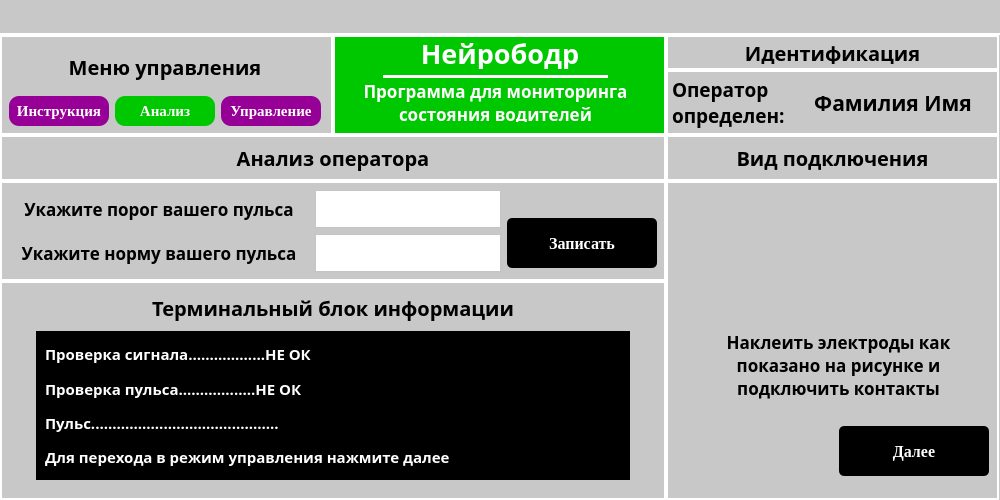
<?xml version="1.0" encoding="UTF-8"?>
<ui version="4.0">
 <class>MainWindow</class>
 <widget class="QMainWindow" name="MainWindow">
  <property name="geometry">
   <rect>
    <x>0</x>
    <y>0</y>
    <width>1000</width>
    <height>500</height>
   </rect>
  </property>
  <property name="windowTitle">
   <string>MainWindow</string>
  </property>
  <widget class="QWidget" name="centralwidget">
   <layout class="QVBoxLayout" name="verticalLayout">
    <property name="spacing">
     <number>0</number>
    </property>
    <property name="leftMargin">
     <number>0</number>
    </property>
    <property name="topMargin">
     <number>0</number>
    </property>
    <property name="rightMargin">
     <number>0</number>
    </property>
    <property name="bottomMargin">
     <number>0</number>
    </property>
    <item>
     <widget class="QWidget" name="widget" native="true">
      <property name="minimumSize">
       <size>
        <width>0</width>
        <height>35</height>
       </size>
      </property>
      <property name="maximumSize">
       <size>
        <width>16777215</width>
        <height>35</height>
       </size>
      </property>
      <property name="styleSheet">
       <string notr="true">* {background-color: rgb(200,200,200);} #widget { border-bottom: 2px solid white}</string>
      </property>
      <layout class="QGridLayout" name="gridLayout">
       <property name="leftMargin">
        <number>965</number>
       </property>
       <property name="topMargin">
        <number>0</number>
       </property>
       <property name="rightMargin">
        <number>0</number>
       </property>
       <property name="bottomMargin">
        <number>5</number>
       </property>
       <property name="spacing">
        <number>0</number>
       </property>
       <item row="0" column="0">
        <widget class="QLabel" name="close">
         <property name="minimumSize">
          <size>
           <width>30</width>
           <height>30</height>
          </size>
         </property>
         <property name="maximumSize">
          <size>
           <width>30</width>
           <height>30</height>
          </size>
         </property>
         <property name="text">
          <string/>
         </property>
         <property name="pixmap">
          <pixmap>../photos/nook.png</pixmap>
         </property>
         <property name="scaledContents">
          <bool>true</bool>
         </property>
        </widget>
       </item>
      </layout>
     </widget>
    </item>
    <item>
     <widget class="QWidget" name="widget_2" native="true">
      <property name="styleSheet">
       <string notr="true">background-color: rgb(200,200,200)</string>
      </property>
      <layout class="QVBoxLayout" name="verticalLayout_2">
       <property name="spacing">
        <number>0</number>
       </property>
       <property name="leftMargin">
        <number>0</number>
       </property>
       <property name="topMargin">
        <number>0</number>
       </property>
       <property name="rightMargin">
        <number>0</number>
       </property>
       <property name="bottomMargin">
        <number>0</number>
       </property>
       <item>
        <widget class="QWidget" name="widget_3" native="true">
         <property name="minimumSize">
          <size>
           <width>0</width>
           <height>100</height>
          </size>
         </property>
         <property name="maximumSize">
          <size>
           <width>16777215</width>
           <height>100</height>
          </size>
         </property>
         <property name="styleSheet">
          <string notr="true">widget_3 {border: 2px solid white}</string>
         </property>
         <layout class="QGridLayout" name="gridLayout_8">
          <property name="leftMargin">
           <number>0</number>
          </property>
          <property name="topMargin">
           <number>0</number>
          </property>
          <property name="rightMargin">
           <number>0</number>
          </property>
          <property name="bottomMargin">
           <number>0</number>
          </property>
          <property name="spacing">
           <number>0</number>
          </property>
          <item row="0" column="1" rowspan="2">
           <widget class="QWidget" name="widget_6" native="true">
            <property name="minimumSize">
             <size>
              <width>333</width>
              <height>100</height>
             </size>
            </property>
            <property name="maximumSize">
             <size>
              <width>333</width>
              <height>100</height>
             </size>
            </property>
            <property name="styleSheet">
             <string notr="true">* {background-color: rgb(0,200,0)} #widget_6 {border: 2px solid white}</string>
            </property>
            <widget class="QLabel" name="label_5">
             <property name="geometry">
              <rect>
               <x>70</x>
               <y>3</y>
               <width>194</width>
               <height>31</height>
              </rect>
             </property>
             <property name="minimumSize">
              <size>
               <width>0</width>
               <height>0</height>
              </size>
             </property>
             <property name="maximumSize">
              <size>
               <width>16777215</width>
               <height>50</height>
              </size>
             </property>
             <property name="font">
              <font>
               <family>Jura</family>
               <pointsize>20</pointsize>
               <weight>75</weight>
               <bold>true</bold>
              </font>
             </property>
             <property name="styleSheet">
              <string notr="true">color: white</string>
             </property>
             <property name="text">
              <string>Нейрободр</string>
             </property>
             <property name="scaledContents">
              <bool>false</bool>
             </property>
             <property name="alignment">
              <set>Qt::AlignCenter</set>
             </property>
             <property name="wordWrap">
              <bool>true</bool>
             </property>
            </widget>
            <widget class="QWidget" name="widget_11" native="true">
             <property name="geometry">
              <rect>
               <x>50</x>
               <y>40</y>
               <width>225</width>
               <height>3</height>
              </rect>
             </property>
             <property name="minimumSize">
              <size>
               <width>225</width>
               <height>3</height>
              </size>
             </property>
             <property name="maximumSize">
              <size>
               <width>225</width>
               <height>3</height>
              </size>
             </property>
             <property name="styleSheet">
              <string notr="true">background-color: white</string>
             </property>
            </widget>
            <widget class="QLabel" name="label_4">
             <property name="geometry">
              <rect>
               <x>7</x>
               <y>47</y>
               <width>311</width>
               <height>40</height>
              </rect>
             </property>
             <property name="font">
              <font>
               <family>Jura</family>
               <pointsize>13</pointsize>
               <weight>75</weight>
               <bold>true</bold>
              </font>
             </property>
             <property name="styleSheet">
              <string notr="true">color: white</string>
             </property>
             <property name="text">
              <string>Программа для мониторинга состояния водителей</string>
             </property>
             <property name="scaledContents">
              <bool>false</bool>
             </property>
             <property name="alignment">
              <set>Qt::AlignCenter</set>
             </property>
             <property name="wordWrap">
              <bool>true</bool>
             </property>
            </widget>
           </widget>
          </item>
          <item row="0" column="0" rowspan="2">
           <widget class="QWidget" name="widget_9" native="true">
            <property name="minimumSize">
             <size>
              <width>333</width>
              <height>100</height>
             </size>
            </property>
            <property name="maximumSize">
             <size>
              <width>333</width>
              <height>100</height>
             </size>
            </property>
            <property name="styleSheet">
             <string notr="true">#widget_9 {border: 2px solid white}</string>
            </property>
            <layout class="QGridLayout" name="gridLayout_10">
             <item row="0" column="0" colspan="3">
              <widget class="QLabel" name="label_9">
               <property name="font">
                <font>
                 <family>Jura</family>
                 <pointsize>15</pointsize>
                 <weight>75</weight>
                 <bold>true</bold>
                </font>
               </property>
               <property name="text">
                <string>Меню управления</string>
               </property>
               <property name="scaledContents">
                <bool>false</bool>
               </property>
               <property name="alignment">
                <set>Qt::AlignCenter</set>
               </property>
               <property name="wordWrap">
                <bool>true</bool>
               </property>
              </widget>
             </item>
             <item row="1" column="0">
              <widget class="QPushButton" name="pushButton_3">
               <property name="minimumSize">
                <size>
                 <width>100</width>
                 <height>30</height>
                </size>
               </property>
               <property name="maximumSize">
                <size>
                 <width>100</width>
                 <height>30</height>
                </size>
               </property>
               <property name="font">
                <font>
                 <family>Tinos</family>
                 <pointsize>11</pointsize>
                 <weight>75</weight>
                 <bold>true</bold>
                </font>
               </property>
               <property name="styleSheet">
                <string notr="true">background-color: rgb(150,0,150); color: white; border-radius: 10px</string>
               </property>
               <property name="text">
                <string>Инструкция</string>
               </property>
              </widget>
             </item>
             <item row="1" column="1">
              <widget class="QPushButton" name="pushButton_4">
               <property name="minimumSize">
                <size>
                 <width>100</width>
                 <height>30</height>
                </size>
               </property>
               <property name="maximumSize">
                <size>
                 <width>100</width>
                 <height>30</height>
                </size>
               </property>
               <property name="font">
                <font>
                 <family>Tinos</family>
                 <pointsize>11</pointsize>
                 <weight>75</weight>
                 <bold>true</bold>
                </font>
               </property>
               <property name="styleSheet">
                <string notr="true">background-color: rgb(0,200,0); color: white; border-radius: 10px</string>
               </property>
               <property name="text">
                <string>Анализ</string>
               </property>
              </widget>
             </item>
             <item row="1" column="2">
              <widget class="QPushButton" name="pushButton_5">
               <property name="minimumSize">
                <size>
                 <width>100</width>
                 <height>30</height>
                </size>
               </property>
               <property name="maximumSize">
                <size>
                 <width>100</width>
                 <height>30</height>
                </size>
               </property>
               <property name="font">
                <font>
                 <family>Tinos</family>
                 <pointsize>11</pointsize>
                 <weight>75</weight>
                 <bold>true</bold>
                </font>
               </property>
               <property name="styleSheet">
                <string notr="true">background-color: rgb(150,0,150); color: white; border-radius: 10px</string>
               </property>
               <property name="text">
                <string>Управление</string>
               </property>
              </widget>
             </item>
            </layout>
           </widget>
          </item>
          <item row="0" column="2">
           <widget class="QWidget" name="widget_12" native="true">
            <property name="minimumSize">
             <size>
              <width>333</width>
              <height>35</height>
             </size>
            </property>
            <property name="maximumSize">
             <size>
              <width>333</width>
              <height>35</height>
             </size>
            </property>
            <property name="styleSheet">
             <string notr="true">#widget_12 {border: 2px solid white}</string>
            </property>
            <layout class="QGridLayout" name="gridLayout_9">
             <property name="topMargin">
              <number>6</number>
             </property>
             <property name="bottomMargin">
              <number>6</number>
             </property>
             <item row="0" column="0">
              <widget class="QLabel" name="label_10">
               <property name="font">
                <font>
                 <family>Jura</family>
                 <pointsize>15</pointsize>
                 <weight>75</weight>
                 <bold>true</bold>
                </font>
               </property>
               <property name="text">
                <string>Идентификация</string>
               </property>
               <property name="scaledContents">
                <bool>false</bool>
               </property>
               <property name="alignment">
                <set>Qt::AlignCenter</set>
               </property>
               <property name="wordWrap">
                <bool>true</bool>
               </property>
              </widget>
             </item>
            </layout>
           </widget>
          </item>
          <item row="1" column="2">
           <widget class="QWidget" name="widget_13" native="true">
            <property name="minimumSize">
             <size>
              <width>333</width>
              <height>0</height>
             </size>
            </property>
            <property name="maximumSize">
             <size>
              <width>333</width>
              <height>100</height>
             </size>
            </property>
            <property name="styleSheet">
             <string notr="true">#widget_13 {border: 2px solid white}</string>
            </property>
            <layout class="QGridLayout" name="gridLayout_6">
             <property name="leftMargin">
              <number>6</number>
             </property>
             <property name="topMargin">
              <number>6</number>
             </property>
             <property name="rightMargin">
              <number>6</number>
             </property>
             <property name="bottomMargin">
              <number>6</number>
             </property>
             <item row="0" column="0">
              <widget class="QLabel" name="label_11">
               <property name="font">
                <font>
                 <family>Jura</family>
                 <pointsize>14</pointsize>
                 <weight>75</weight>
                 <bold>true</bold>
                </font>
               </property>
               <property name="text">
                <string>Оператор определен:</string>
               </property>
               <property name="scaledContents">
                <bool>false</bool>
               </property>
               <property name="alignment">
                <set>Qt::AlignLeading|Qt::AlignLeft|Qt::AlignTop</set>
               </property>
               <property name="wordWrap">
                <bool>true</bool>
               </property>
              </widget>
             </item>
             <item row="0" column="1">
              <widget class="QLabel" name="label_12">
               <property name="minimumSize">
                <size>
                 <width>200</width>
                 <height>0</height>
                </size>
               </property>
               <property name="maximumSize">
                <size>
                 <width>150</width>
                 <height>16777215</height>
                </size>
               </property>
               <property name="font">
                <font>
                 <family>Jura</family>
                 <pointsize>16</pointsize>
                 <weight>75</weight>
                 <bold>true</bold>
                </font>
               </property>
               <property name="text">
                <string>Фамилия Имя</string>
               </property>
               <property name="scaledContents">
                <bool>false</bool>
               </property>
               <property name="alignment">
                <set>Qt::AlignCenter</set>
               </property>
               <property name="wordWrap">
                <bool>true</bool>
               </property>
              </widget>
             </item>
            </layout>
           </widget>
          </item>
         </layout>
        </widget>
       </item>
       <item>
        <widget class="QWidget" name="widget_4" native="true">
         <layout class="QGridLayout" name="gridLayout_2">
          <property name="leftMargin">
           <number>0</number>
          </property>
          <property name="topMargin">
           <number>0</number>
          </property>
          <property name="rightMargin">
           <number>0</number>
          </property>
          <property name="bottomMargin">
           <number>0</number>
          </property>
          <property name="spacing">
           <number>0</number>
          </property>
          <item row="0" column="1">
           <widget class="QWidget" name="widget_7" native="true">
            <property name="styleSheet">
             <string notr="true">#widget_7 {border: 2px solid white}</string>
            </property>
            <layout class="QGridLayout" name="gridLayout_5">
             <item row="0" column="0">
              <widget class="QLabel" name="label_3">
               <property name="font">
                <font>
                 <family>Jura</family>
                 <pointsize>15</pointsize>
                 <weight>75</weight>
                 <bold>true</bold>
                </font>
               </property>
               <property name="text">
                <string>Вид подключения</string>
               </property>
               <property name="scaledContents">
                <bool>false</bool>
               </property>
               <property name="alignment">
                <set>Qt::AlignCenter</set>
               </property>
               <property name="wordWrap">
                <bool>true</bool>
               </property>
              </widget>
             </item>
            </layout>
           </widget>
          </item>
          <item row="0" column="0">
           <widget class="QWidget" name="widget_5" native="true">
            <property name="maximumSize">
             <size>
              <width>16777215</width>
              <height>50</height>
             </size>
            </property>
            <property name="styleSheet">
             <string notr="true">#widget_5 {border: 2px solid white}</string>
            </property>
            <layout class="QGridLayout" name="gridLayout_3">
             <item row="0" column="0">
              <widget class="QLabel" name="label">
               <property name="font">
                <font>
                 <family>Jura</family>
                 <pointsize>15</pointsize>
                 <weight>75</weight>
                 <bold>true</bold>
                </font>
               </property>
               <property name="text">
                <string>Анализ оператора</string>
               </property>
               <property name="scaledContents">
                <bool>false</bool>
               </property>
               <property name="alignment">
                <set>Qt::AlignCenter</set>
               </property>
               <property name="wordWrap">
                <bool>true</bool>
               </property>
              </widget>
             </item>
            </layout>
           </widget>
          </item>
          <item row="1" column="0">
           <widget class="QWidget" name="widget_8" native="true">
            <property name="minimumSize">
             <size>
              <width>666</width>
              <height>0</height>
             </size>
            </property>
            <property name="maximumSize">
             <size>
              <width>666</width>
              <height>16777215</height>
             </size>
            </property>
            <property name="styleSheet">
             <string notr="true">#widget_8 {border: 2px solid white}</string>
            </property>
            <layout class="QVBoxLayout" name="verticalLayout_3">
             <property name="spacing">
              <number>0</number>
             </property>
             <property name="leftMargin">
              <number>0</number>
             </property>
             <property name="topMargin">
              <number>0</number>
             </property>
             <property name="rightMargin">
              <number>0</number>
             </property>
             <property name="bottomMargin">
              <number>0</number>
             </property>
             <item>
              <widget class="QWidget" name="widget_14" native="true">
               <property name="maximumSize">
                <size>
                 <width>16777215</width>
                 <height>100</height>
                </size>
               </property>
               <property name="styleSheet">
                <string notr="true">#widget_14 {border: 2px solid white}</string>
               </property>
               <layout class="QGridLayout" name="gridLayout_4">
                <item row="0" column="0">
                 <widget class="QLabel" name="label_2">
                  <property name="minimumSize">
                   <size>
                    <width>300</width>
                    <height>0</height>
                   </size>
                  </property>
                  <property name="font">
                   <font>
                    <family>Jura</family>
                    <pointsize>13</pointsize>
                    <weight>75</weight>
                    <bold>true</bold>
                   </font>
                  </property>
                  <property name="text">
                   <string>Укажите порог вашего пульса</string>
                  </property>
                  <property name="scaledContents">
                   <bool>false</bool>
                  </property>
                  <property name="alignment">
                   <set>Qt::AlignCenter</set>
                  </property>
                  <property name="wordWrap">
                   <bool>true</bool>
                  </property>
                 </widget>
                </item>
                <item row="0" column="1">
                 <widget class="QTextEdit" name="textEdit">
                  <property name="styleSheet">
                   <string notr="true">background-color: white</string>
                  </property>
                  <property name="verticalScrollBarPolicy">
                   <enum>Qt::ScrollBarAlwaysOff</enum>
                  </property>
                  <property name="horizontalScrollBarPolicy">
                   <enum>Qt::ScrollBarAlwaysOff</enum>
                  </property>
                 </widget>
                </item>
                <item row="0" column="2" rowspan="2">
                 <widget class="QPushButton" name="pushButton_6">
                  <property name="sizePolicy">
                   <sizepolicy hsizetype="Minimum" vsizetype="Fixed">
                    <horstretch>0</horstretch>
                    <verstretch>0</verstretch>
                   </sizepolicy>
                  </property>
                  <property name="minimumSize">
                   <size>
                    <width>150</width>
                    <height>50</height>
                   </size>
                  </property>
                  <property name="maximumSize">
                   <size>
                    <width>100</width>
                    <height>25</height>
                   </size>
                  </property>
                  <property name="font">
                   <font>
                    <family>Tinos</family>
                    <pointsize>12</pointsize>
                    <weight>75</weight>
                    <bold>true</bold>
                   </font>
                  </property>
                  <property name="styleSheet">
                   <string notr="true">background-color: black; color: white; border-radius: 5px</string>
                  </property>
                  <property name="text">
                   <string>Записать</string>
                  </property>
                 </widget>
                </item>
                <item row="1" column="0">
                 <widget class="QLabel" name="label_7">
                  <property name="font">
                   <font>
                    <family>Jura</family>
                    <pointsize>13</pointsize>
                    <weight>75</weight>
                    <bold>true</bold>
                   </font>
                  </property>
                  <property name="text">
                   <string>Укажите норму вашего пульса</string>
                  </property>
                  <property name="scaledContents">
                   <bool>false</bool>
                  </property>
                  <property name="alignment">
                   <set>Qt::AlignCenter</set>
                  </property>
                  <property name="wordWrap">
                   <bool>true</bool>
                  </property>
                 </widget>
                </item>
                <item row="1" column="1">
                 <widget class="QTextEdit" name="textEdit_2">
                  <property name="styleSheet">
                   <string notr="true">background-color: white</string>
                  </property>
                  <property name="verticalScrollBarPolicy">
                   <enum>Qt::ScrollBarAlwaysOff</enum>
                  </property>
                  <property name="horizontalScrollBarPolicy">
                   <enum>Qt::ScrollBarAlwaysOff</enum>
                  </property>
                 </widget>
                </item>
               </layout>
              </widget>
             </item>
             <item>
              <widget class="QWidget" name="widget_15" native="true">
               <property name="maximumSize">
                <size>
                 <width>16777215</width>
                 <height>16777215</height>
                </size>
               </property>
               <property name="styleSheet">
                <string notr="true">#widget_15 {border: 2px solid white}</string>
               </property>
               <layout class="QVBoxLayout" name="verticalLayout_4">
                <property name="leftMargin">
                 <number>36</number>
                </property>
                <property name="rightMargin">
                 <number>36</number>
                </property>
                <property name="bottomMargin">
                 <number>20</number>
                </property>
                <item>
                 <widget class="QLabel" name="label_6">
                  <property name="maximumSize">
                   <size>
                    <width>16777215</width>
                    <height>35</height>
                   </size>
                  </property>
                  <property name="font">
                   <font>
                    <family>Jura</family>
                    <pointsize>15</pointsize>
                    <weight>75</weight>
                    <bold>true</bold>
                   </font>
                  </property>
                  <property name="text">
                   <string>Терминальный блок информации</string>
                  </property>
                  <property name="scaledContents">
                   <bool>false</bool>
                  </property>
                  <property name="alignment">
                   <set>Qt::AlignCenter</set>
                  </property>
                  <property name="wordWrap">
                   <bool>true</bool>
                  </property>
                 </widget>
                </item>
                <item>
                 <widget class="QWidget" name="widget_16" native="true">
                  <property name="styleSheet">
                   <string notr="true">background-color: black; color: white</string>
                  </property>
                  <layout class="QVBoxLayout" name="verticalLayout_5">
                   <item>
                    <widget class="QLabel" name="label_13">
                     <property name="maximumSize">
                      <size>
                       <width>16777215</width>
                       <height>35</height>
                      </size>
                     </property>
                     <property name="font">
                      <font>
                       <family>Jura</family>
                       <pointsize>11</pointsize>
                       <weight>75</weight>
                       <bold>true</bold>
                      </font>
                     </property>
                     <property name="text">
                      <string>Проверка сигнала..................НЕ ОК</string>
                     </property>
                     <property name="scaledContents">
                      <bool>false</bool>
                     </property>
                     <property name="alignment">
                      <set>Qt::AlignLeading|Qt::AlignLeft|Qt::AlignVCenter</set>
                     </property>
                     <property name="wordWrap">
                      <bool>true</bool>
                     </property>
                    </widget>
                   </item>
                   <item>
                    <widget class="QLabel" name="label_14">
                     <property name="maximumSize">
                      <size>
                       <width>16777215</width>
                       <height>35</height>
                      </size>
                     </property>
                     <property name="font">
                      <font>
                       <family>Jura</family>
                       <pointsize>11</pointsize>
                       <weight>75</weight>
                       <bold>true</bold>
                      </font>
                     </property>
                     <property name="text">
                      <string>Проверка пульса..................НЕ ОК</string>
                     </property>
                     <property name="scaledContents">
                      <bool>false</bool>
                     </property>
                     <property name="alignment">
                      <set>Qt::AlignLeading|Qt::AlignLeft|Qt::AlignVCenter</set>
                     </property>
                     <property name="wordWrap">
                      <bool>true</bool>
                     </property>
                    </widget>
                   </item>
                   <item>
                    <widget class="QLabel" name="label_15">
                     <property name="maximumSize">
                      <size>
                       <width>16777215</width>
                       <height>35</height>
                      </size>
                     </property>
                     <property name="font">
                      <font>
                       <family>Jura</family>
                       <pointsize>11</pointsize>
                       <weight>75</weight>
                       <bold>true</bold>
                      </font>
                     </property>
                     <property name="text">
                      <string>Пульс............................................</string>
                     </property>
                     <property name="scaledContents">
                      <bool>false</bool>
                     </property>
                     <property name="alignment">
                      <set>Qt::AlignLeading|Qt::AlignLeft|Qt::AlignVCenter</set>
                     </property>
                     <property name="wordWrap">
                      <bool>true</bool>
                     </property>
                    </widget>
                   </item>
                   <item>
                    <widget class="QLabel" name="label_16">
                     <property name="maximumSize">
                      <size>
                       <width>16777215</width>
                       <height>35</height>
                      </size>
                     </property>
                     <property name="font">
                      <font>
                       <family>Jura</family>
                       <pointsize>11</pointsize>
                       <weight>75</weight>
                       <bold>true</bold>
                      </font>
                     </property>
                     <property name="text">
                      <string>Для перехода в режим управления нажмите далее</string>
                     </property>
                     <property name="scaledContents">
                      <bool>false</bool>
                     </property>
                     <property name="alignment">
                      <set>Qt::AlignLeading|Qt::AlignLeft|Qt::AlignVCenter</set>
                     </property>
                     <property name="wordWrap">
                      <bool>true</bool>
                     </property>
                    </widget>
                   </item>
                  </layout>
                 </widget>
                </item>
               </layout>
              </widget>
             </item>
            </layout>
           </widget>
          </item>
          <item row="1" column="1">
           <widget class="QWidget" name="widget_10" native="true">
            <property name="maximumSize">
             <size>
              <width>333</width>
              <height>16777215</height>
             </size>
            </property>
            <property name="styleSheet">
             <string notr="true">#widget_10 {border: 2px solid white}</string>
            </property>
            <layout class="QGridLayout" name="gridLayout_7">
             <property name="leftMargin">
              <number>30</number>
             </property>
             <property name="rightMargin">
              <number>18</number>
             </property>
             <property name="bottomMargin">
              <number>36</number>
             </property>
             <property name="horizontalSpacing">
              <number>18</number>
             </property>
             <item row="0" column="0">
              <widget class="QLabel" name="close_2">
               <property name="minimumSize">
                <size>
                 <width>125</width>
                 <height>125</height>
                </size>
               </property>
               <property name="maximumSize">
                <size>
                 <width>125</width>
                 <height>125</height>
                </size>
               </property>
               <property name="text">
                <string/>
               </property>
               <property name="pixmap">
                <pixmap>../photos/hand1.png</pixmap>
               </property>
               <property name="scaledContents">
                <bool>true</bool>
               </property>
              </widget>
             </item>
             <item row="0" column="1">
              <widget class="QLabel" name="close_3">
               <property name="minimumSize">
                <size>
                 <width>125</width>
                 <height>125</height>
                </size>
               </property>
               <property name="maximumSize">
                <size>
                 <width>125</width>
                 <height>125</height>
                </size>
               </property>
               <property name="text">
                <string/>
               </property>
               <property name="pixmap">
                <pixmap>../photos/hand2.png</pixmap>
               </property>
               <property name="scaledContents">
                <bool>true</bool>
               </property>
              </widget>
             </item>
             <item row="1" column="0" colspan="2">
              <widget class="QLabel" name="label_8">
               <property name="font">
                <font>
                 <family>Jura</family>
                 <pointsize>13</pointsize>
                 <weight>75</weight>
                 <bold>true</bold>
                </font>
               </property>
               <property name="text">
                <string>Наклеить электроды как показано на рисунке и подключить контакты</string>
               </property>
               <property name="scaledContents">
                <bool>false</bool>
               </property>
               <property name="alignment">
                <set>Qt::AlignCenter</set>
               </property>
               <property name="wordWrap">
                <bool>true</bool>
               </property>
              </widget>
             </item>
             <item row="2" column="1">
              <widget class="QPushButton" name="pushButton_2">
               <property name="minimumSize">
                <size>
                 <width>150</width>
                 <height>50</height>
                </size>
               </property>
               <property name="maximumSize">
                <size>
                 <width>100</width>
                 <height>25</height>
                </size>
               </property>
               <property name="font">
                <font>
                 <family>Tinos</family>
                 <pointsize>12</pointsize>
                 <weight>75</weight>
                 <bold>true</bold>
                </font>
               </property>
               <property name="styleSheet">
                <string notr="true">background-color: black; color: white; border-radius: 5px</string>
               </property>
               <property name="text">
                <string>Далее</string>
               </property>
              </widget>
             </item>
            </layout>
           </widget>
          </item>
         </layout>
        </widget>
       </item>
      </layout>
     </widget>
    </item>
   </layout>
  </widget>
 </widget>
 <resources/>
 <connections/>
</ui>
